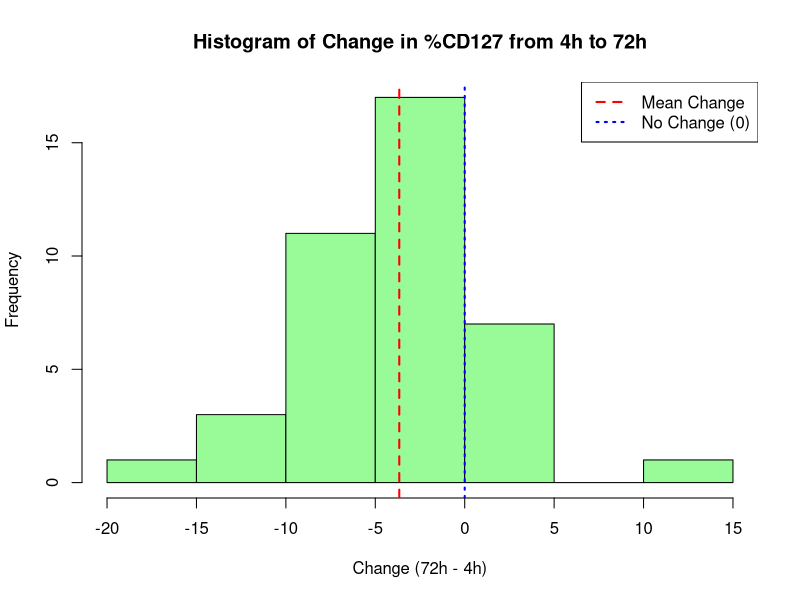
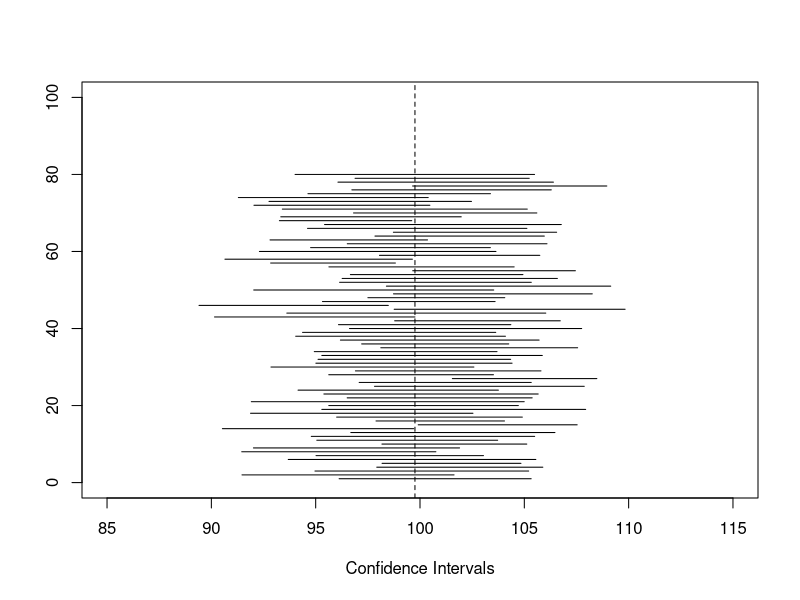

R code for these plots, in order:
## ---- chunk 1
# Load blood_CD8.csv
blood_CD8 <- read.csv("blood_CD8.csv", stringsAsFactors = FALSE)

## ---- chunk 2
# Extract 4-hour CD127 values
cd127_4h <- blood_CD8$`X4`

# Construct a 95% confidence interval for the mean
t.test(cd127_4h, conf.level = 0.95)
## ---- chunk 3
# Run a two-sided t-test on the 4-hour timepoint
t_test_result <- t.test(blood_CD8$X4, mu = 40)

# View the test result
print(t_test_result)
## ---- chunk 4
# Create the change variable
blood_CD8$change_72_4 <- blood_CD8$X72 - blood_CD8$X4

# Plot the histogram
hist(blood_CD8$change_72_4,
     main = "Histogram of Change in %CD127 from 4h to 72h",
     xlab = "Change (72h - 4h)",
     col = "palegreen",
     border = "black")
abline(v = mean(blood_CD8$change_72_4), col = "red", lty = 2, lwd = 2)
abline(v = 0, col = "blue", lty = 3, lwd = 2)
# Add legend
legend("topright",
       legend = c("Mean Change", "No Change (0)"),
       col = c("red", "blue"),
       lty = c(2, 3),
       lwd = 2)

# Calculate 95% confidence interval
t.test(blood_CD8$change_72_4)$conf.int
## ---- chunk 5
# Perform a two-sided t-test on the change variable
t_test_change <- t.test(blood_CD8$change_72_4, mu = 0)

# View the test result
print(t_test_change)
## ---- chunk 6
# R-code to check work
# Given values
x_bar <- 84          # Sample mean
mu_0 <- 74.4         # Population mean
s <- 9.1             # Population standard deviation (used as sample SD here)
n <- 10              # Sample size

# Standard error
se <- s / sqrt(n)

# t-statistic
t_stat <- (x_bar - mu_0) / se

# Degrees of freedom
df <- n - 1

# Two-sided p-value
p_value <- 2 * (1 - pt(abs(t_stat), df))

# Output results
cat("t =", t_stat, "\n")
cat("p-value =", p_value, "\n")
## ---- chunk 7
# R-code to check work
# Given values
x_bar <- 4767       # Sample mean
mu_0 <- 7250        # Population mean
s <- 3204           # Sample standard deviation
n <- 15             # Sample size

# Standard error
se <- s / sqrt(n)

# t-statistic
t_stat <- (x_bar - mu_0) / se

# Degrees of freedom
df <- n - 1

# One-sided p-value (left-tailed test)
p_value <- pt(t_stat, df)

# Output results
cat("t =", t_stat, "\n")
cat("p-value =", p_value, "\n")
## ---- chunk 8
# Given values
x_bar <- 25.0    # Sample mean
s <- 2.7         # Sample standard deviation
n <- 58          # Sample size

# Standard error
se <- s / sqrt(n)

# Degrees of freedom
df <- n - 1

# 95% Confidence Interval
t_crit <- qt(0.975, df)
ci_lower <- x_bar - t_crit * se
ci_upper <- x_bar + t_crit * se

# Output the confidence interval
cat("95% Confidence Interval: [", round(ci_lower, 2), ",", round(ci_upper, 2), "]\n")
## ---- chunk 9
nreps <- 80
population <- rnorm(n=10000, mean=100, sd=10)
true.mean <- mean(population)
in.CI <- rep(NA, nreps)

plot(true.mean,0,type="n", xlim=c(85, 115), ylim=c(0,100),xlab="Confidence Intervals", ylab="")
abline(v=true.mean, lty=2)

for (i in 1:nreps) {  
x <- sample(population, 20)  
temp.CI <- t.test(x)$conf.int  
segments(temp.CI[1], i, temp.CI[2],i)
in.CI[i] <- true.mean>temp.CI[1] & true.mean<temp.CI[2]   
}
mean( in.CI )
